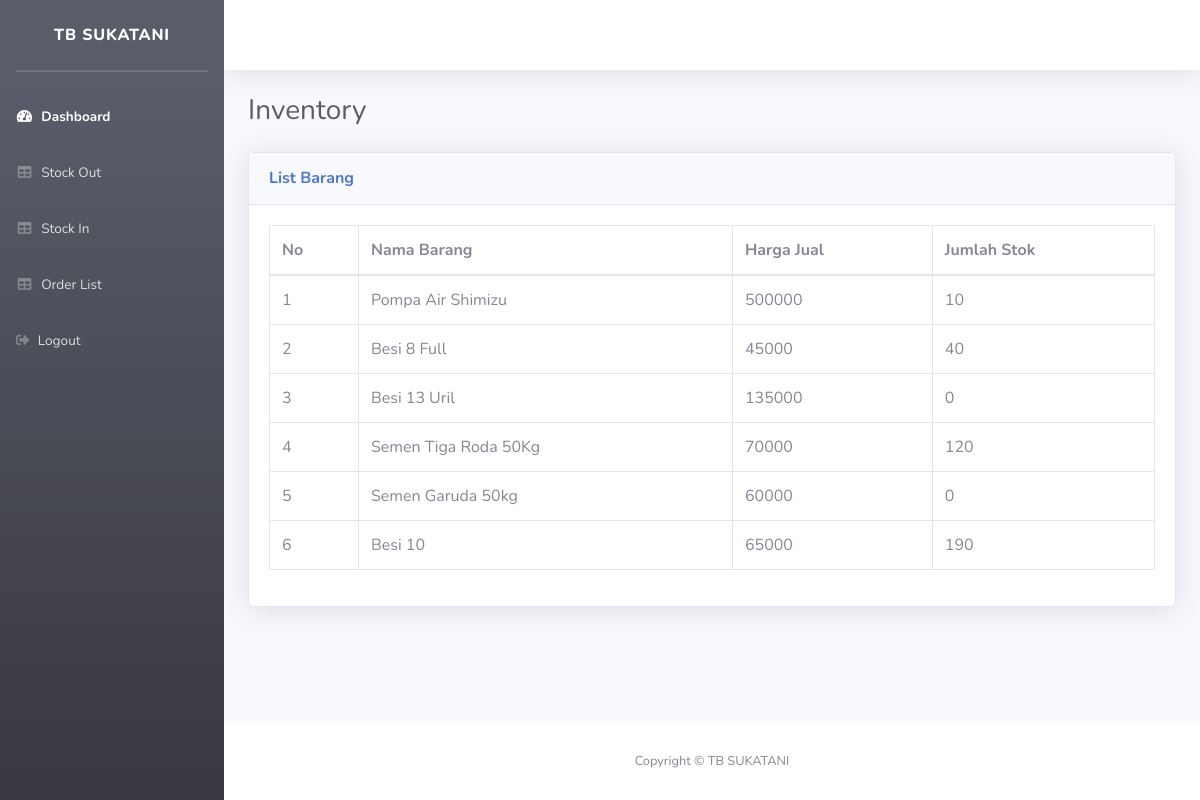
The page /d_user.php on the database its author committed.
### tables this page shows
CREATE TABLE `nama_barang` (
  `id_barang` int(11) NOT NULL,
  `namabarang` varchar(255) NOT NULL,
  `hargabeli` int(100) NOT NULL,
  `hargajual` int(100) NOT NULL,
  `stock` int(100) NOT NULL
);

### d_user.php (the view, shortened to what this page needs)
<?php
require 'function.php';
$barang = mysqli_query($koneksi, 'SELECT * FROM nama_barang');
?>
<!DOCTYPE html>
<html lang="en">
<head>
    <link href="vendor/fontawesome-free/css/all.min.css" rel="stylesheet" type="text/css">
    <link href="css/sb-admin-2.min.css" rel="stylesheet">
</head>
<body id="page-top">
    <div id="wrapper">
        <ul class="navbar-nav bg-gradient-dark sidebar sidebar-dark accordion" id="accordionSidebar">
            <a class="sidebar-brand d-flex align-items-center justify-content-center" href="index.html">
                <div class="sidebar-brand-text mx-3">TB Sukatani</sup></div>
            </a>
            <hr class="sidebar-divider my-0">
            <hr class="sidebar-divider">
            <?php
            $role = $_SESSION['role'];
            if ($role == "admin"):
                ?>
                <li class="nav-item active">
                    <a class="nav-link" href="d_admin.php">
                        <i class="fas fa-fw fa-tachometer-alt"></i>
                        <span>Dashboard</span></a>
                </li>
            <?php else: ?>
                <li class="nav-item active">
                    <a class="nav-link" href="d_user.php">
                        <i class="fas fa-fw fa-tachometer-alt"></i>
                        <span>Dashboard</span></a>
                </li>
            <?php endif; ?>
            <li class="nav-item">
                <a class="nav-link" href="stockout.php">
                    <i class="fas fa-fw fa-table"></i>
                    <span>Stock Out</span></a>
            </li>
            <li class="nav-item">
                <a class="nav-link" href="stockin.php">
                    <i class="fas fa-fw fa-table"></i>
                    <span>Stock In</span></a>
            </li>
            <li class="nav-item">
                <a class="nav-link" href="listorder.php">
                    <i class="fas fa-fw fa-table"></i>
                    <span>Order List</span></a>
            </li>
            <li class="nav-item">
                <a class="nav-link" href="logout.php">
                    <i class="fas fa-sign-out-alt"></i>
                    <span>Logout</span></a>
            </li>
        </ul>
        <div id="content-wrapper" class="d-flex flex-column">
            <div id="content">
                <nav class="navbar navbar-expand navbar-light bg-white topbar mb-4 static-top shadow">
                </nav>
                <div class="container-fluid">
                    <div class="d-sm-flex align-items-center justify-content-between mb-4">
                        <h1 class="h3 mb-0 text-gray-800">Inventory</h1>
                    </div>
                    <div class="card shadow mb-4">
                        <div class="card-header py-3">
                            <h6 class="m-0 font-weight-bold text-primary">List Barang</h6>
                        </div>
                        <div class="card-body">
                            <div class="table-responsive">
                                <table class="table table-bordered" id="dataTable" width="100%" cellspacing="0">
                                    <thead>
                                        <tr>
                                            <th>No</th>
                                            <th>Nama Barang</th>
                                            <th>Harga Jual</th>
                                            <th>Jumlah Stok</th>
                                        </tr>
                                    </thead>
                                    <tbody>
                                        <?php $i = 1; ?>
                                        <?php foreach ($barang as $b): ?>
                                            <tr>
                                                <td>
                                                    <?= $i; ?>
                                                </td>
                                                <td>
                                                    <?= $b["namabarang"] ?>
                                                </td>
                                                <td>
                                                    <?= $b["hargajual"] ?>
                                                </td>
                                                <td>
                                                    <?= $b["stock"] ?>
                                                </td>
                                            </tr>
                                            <?php $i++; ?>
                                        <?php endforeach; ?>
                                    </tbody>
                                </table>
                            </div>
                        </div>
                    </div>
                </div>
            </div>
            <footer class="sticky-footer bg-white">
                <div class="container my-auto">
                    <div class="copyright text-center my-auto">
                        <span>Copyright &copy; TB SUKATANI</span>
                    </div>
                </div>
            </footer>
        </div>
    </div>
</body>
</html>

### rows shown on the page
nama_barang: namabarang "Pompa Air Shimizu", hargajual "500000", stock "10"
nama_barang: namabarang "Besi 8 Full", hargajual "45000", stock "40"
nama_barang: namabarang "Besi 13 Uril", hargajual "135000", stock "0"
nama_barang: namabarang "Semen Tiga Roda 50Kg", hargajual "70000", stock "120"
nama_barang: namabarang "Semen Garuda 50kg", hargajual "60000", stock "0"
nama_barang: namabarang "Besi 10", hargajual "65000", stock "190"
